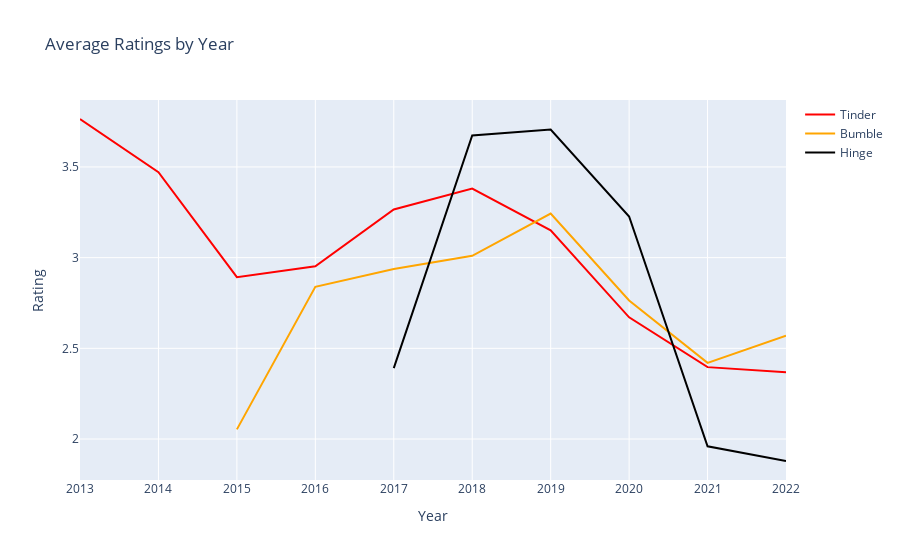

Here is the notebook cell this chart was saved with:
### Code cell
dating_apps["Year"] = pd.to_datetime(dating_apps['Date&Time']).dt.year
grouped_app_year = dating_apps.groupby(['App', 'Year']).agg(Avg_Rating=("Rating",'mean'))
grouped_app_year = grouped_app_year.reset_index()

fig = go.Figure()

for i in range(len(apps_list)):
    grouped_app_year_temp = grouped_app_year.loc[grouped_app_year['App'] == apps_name[i]]
    fig.add_trace(go.Scatter(x=grouped_app_year_temp['Year'], y=grouped_app_year_temp['Avg_Rating'],
                    line=dict(color=apps_colors[i]),
                    mode='lines',
                    name=apps_name[i]))

fig.update_layout(title='Average Ratings by Year',
                   xaxis_title='Year',
                   yaxis_title='Rating')

fig.show()

### Figure 1 — Plotly figure (JSON) as saved in the notebook; plotly's stock layout.template omitted (floating-point values rounded to 4 significant figures)
{"data": [{"line": {"color": "red"}, "mode": "lines", "name": "Tinder", "type": "scatter", "x": [2013, 2014, 2015, 2016, 2017, 2018, 2019, 2020, 2021, 2022], "y": [3.764, 3.471, 2.892, 2.953, 3.266, 3.381, 3.151, 2.671, 2.396, 2.368]}, {"line": {"color": "orange"}, "mode": "lines", "name": "Bumble", "type": "scatter", "x": [2015, 2016, 2017, 2018, 2019, 2020, 2021, 2022], "y": [2.053, 2.84, 2.938, 3.01, 3.243, 2.764, 2.42, 2.57]}, {"line": {"color": "black"}, "mode": "lines", "name": "Hinge", "type": "scatter", "x": [2017, 2018, 2019, 2020, 2021, 2022], "y": [2.391, 3.674, 3.706, 3.227, 1.96, 1.879]}], "layout": {"autosize": true, "title": {"text": "Average Ratings by Year"}, "xaxis": {"autorange": true, "range": [2013, 2022], "title": {"text": "Year"}, "type": "linear"}, "yaxis": {"autorange": true, "range": [1.774, 3.869], "title": {"text": "Rating"}, "type": "linear"}}}
